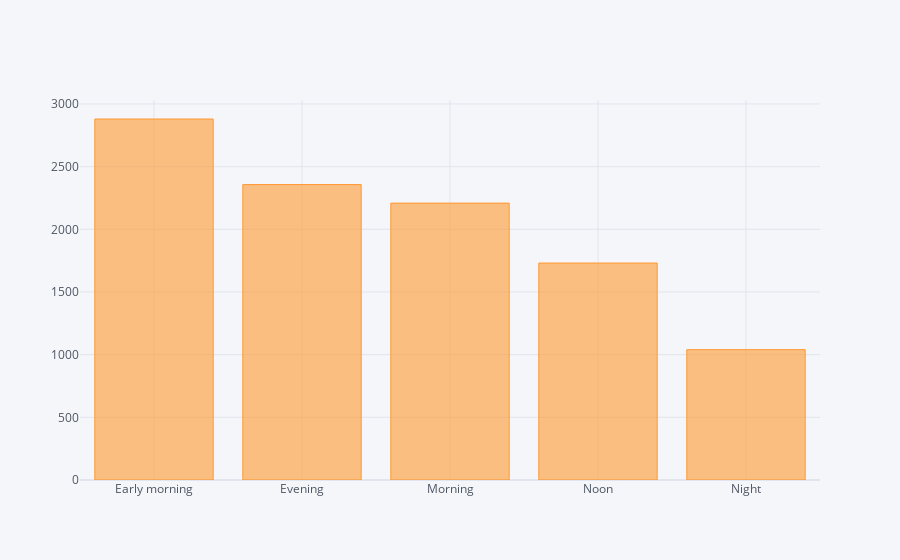

Write notebook code for a chart like this one.
### Code cell
data['Dep_Time_hour'].apply(flight_dep_time).value_counts().iplot(kind='bar')

### Figure 1 — Plotly figure (JSON) as saved in the notebook; plotly's stock layout.template omitted (floating-point values rounded to 4 significant figures)
{"data": [{"marker": {"color": "rgba(255, 153, 51, 0.6)", "line": {"color": "rgba(255, 153, 51, 1.0)", "width": 1}}, "name": "Dep_Time_hour", "orientation": "v", "text": "", "type": "bar", "x": ["Early morning", "Evening", "Morning", "Noon", "Night"], "y": [2880, 2357, 2209, 1731, 1040]}], "layout": {"legend": {"bgcolor": "#F5F6F9", "font": {"color": "#4D5663"}}, "paper_bgcolor": "#F5F6F9", "plot_bgcolor": "#F5F6F9", "title": {"font": {"color": "#4D5663"}}, "xaxis": {"gridcolor": "#E1E5ED", "showgrid": true, "tickfont": {"color": "#4D5663"}, "title": {"font": {"color": "#4D5663"}, "text": ""}, "zerolinecolor": "#E1E5ED"}, "yaxis": {"gridcolor": "#E1E5ED", "showgrid": true, "tickfont": {"color": "#4D5663"}, "title": {"font": {"color": "#4D5663"}, "text": ""}, "zerolinecolor": "#E1E5ED"}}}
